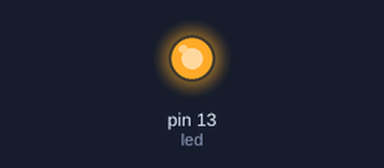
Recording of a sketch running on a simulated Arduino Uno, built with avr-gcc and run on an emulated ATmega328P. Shown: output pins drawn as LEDs (lit = HIGH).

Above: at 0.2 s.
At 11.8 s:
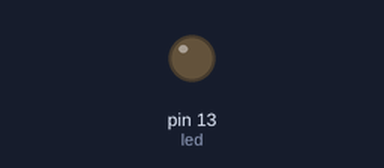
Timing chart, 0 to 15.7 s (numbered marks = the images above):
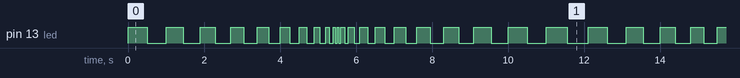

Measured:
- by itself, pin 13 (led): moves between LOW and HIGH, repeating every 12.1 s
- by itself, everything shown: repeats every 12.1 s, in 42 steps

The sketch:

_0601oosawa.ino
```cpp
 #define MAX 500
 int led=13;
 int tm=MAX;
 int dir=1;

 void setup() {
  pinMode(led,OUTPUT);
  // put your setup code here, to run once:

}

void loop() {

  digitalWrite(led,HIGH);
  delay(tm);
  digitalWrite(led,LOW);
  delay(tm);


  if(tm<=0)
    dir=0;
  if(tm>MAX)
    dir=1;

  if(dir==0)
   tm+=50;
  else
   tm-=50;


  // put your main code here, to run repeatedly:

}
```
